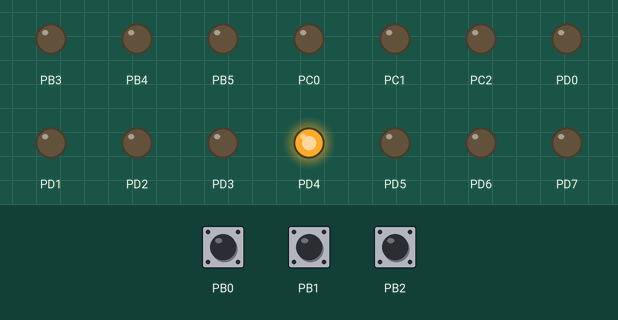
This program was run on a simulated ATmega328P, built with avr-gcc and emulated at 1 MHz. On the bench: output pins drawn as LEDs (lit = HIGH). Dashed ring = blinking. The inputs (shaded band) are chosen by the test bench; at power-on: PB0 HIGH, PB1 HIGH, PB2 HIGH.

Above: at 1.2 s.
1.3 s: PB0 pulled LOW for 0.15 s
At 1.6 s:
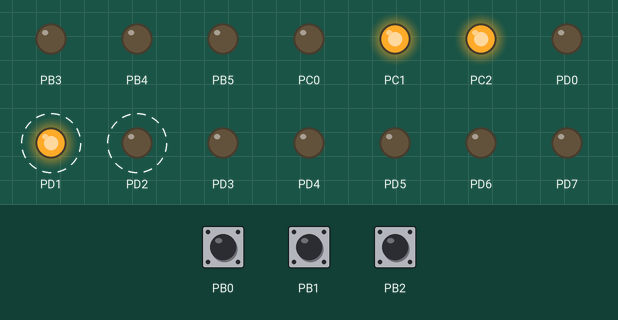
4.3 s: PB1 pulled LOW for 0.15 s
At 4.9 s:
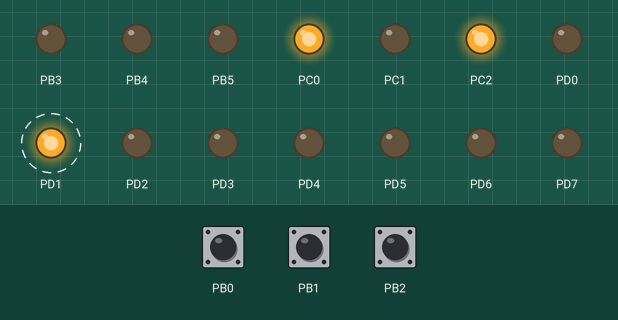
7.3 s: PB2 pulled LOW for 0.15 s
At 8.22 s:
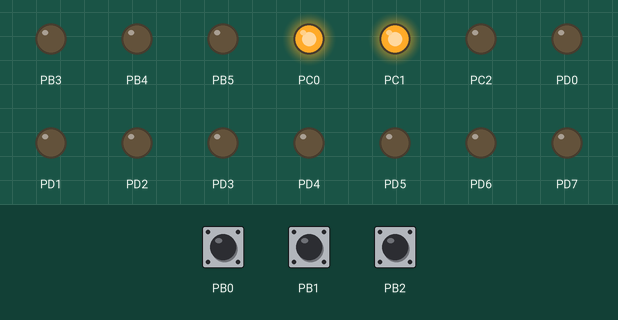
10.3 s: PB0 pulled LOW for 1 s
At 11.16 s:
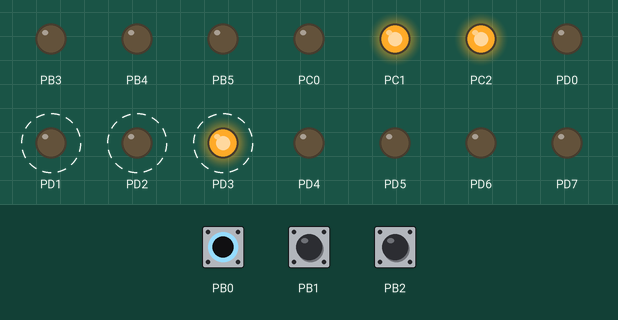
13.3 s: PB1 pulled LOW for 1 s
At 14.26 s:
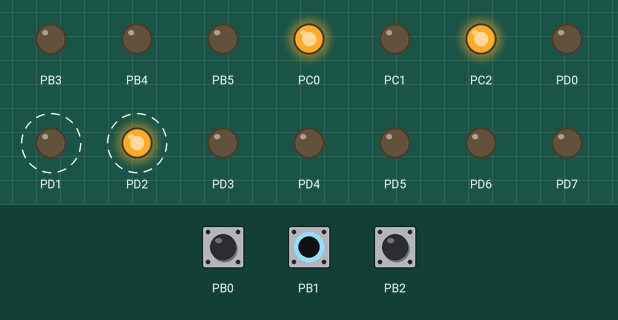
17.3 s: PB2 pulled LOW for 1 s
At 17.43 s:
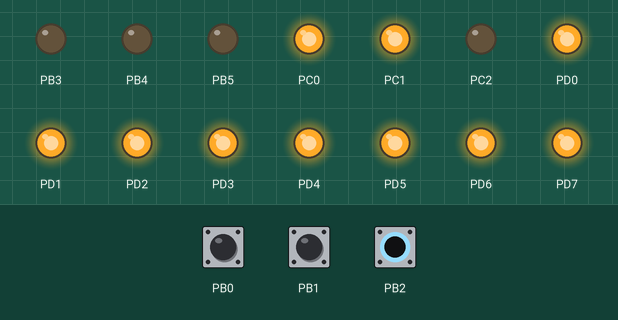
Timing chart, 0 to 21.3 s (numbered marks = the images above; inputs shaded):
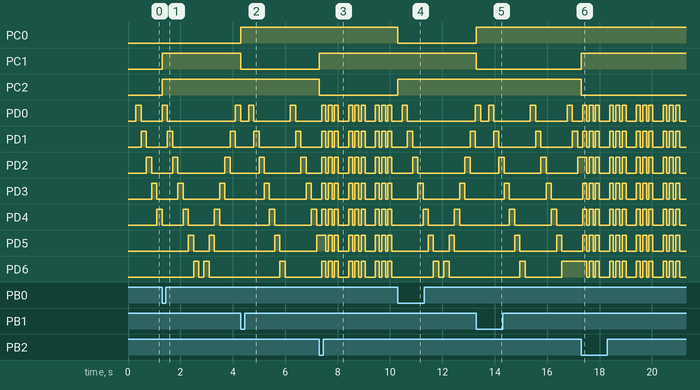

The program:

Practica4_interrup_328.c
```c
/*
 * Practica4_interrup_328.c
 *
 * Created: 29/03/2023 10:23:52 p.m.
 *  Author: Alan
 */


#define F_CPU 1000000UL
#define WAIT_LED 200
#define LEDS_PORT PORTD
#define LEDS_DDR DDRD

#define SEQUENCE1 0
#define SEQUENCE2 1
#define SEQUENCE3 2

#define INT0_  0b00000110
#define INT1_  0b00000101
#define INT2_  0b00000011

#include <avr/io.h>
#include <avr/interrupt.h>
#include <util/delay.h>

////////////////////////////////////////////////////////////////////////////////
//---------------------------funciones prototipo--------------------------------
void LedSequence1();
void LedSequence2();
void LedSequence3();

////////////////////////////////////////////////////////////////////////////////
//------------------------Declaración de variables globales---------------------

uint8_t output = 0x01;
uint8_t	sequencePointer = SEQUENCE2;

////////////////////////////////////////////////////////////////////////////////
//---------------------------Vectores de interrupción-------------------------
ISR(PCINT0_vect){
	//PORTC = PINB&0b00000111;
	switch(PINB&0b00000111)
	{
		case INT0_:
		PORTC = PINB;
		sequencePointer = SEQUENCE1;
		break;

		case INT1_:
		PORTC = PINB;
		sequencePointer = SEQUENCE2;
		break;

		case INT2_:
		PORTC = PINB;
		sequencePointer = SEQUENCE3;
		break;

		default:
		break;
	}
}

////////////////////////////////////////////////////////////////////////////////


void ConfigIO()
{
	cli();
	LEDS_DDR = 0xFF;//SALIDAS PARA LEDS
	LEDS_PORT = 0X00;// VALOR INICIAL

	DDRC = 0xff;
	PORTC =0x00;
	DDRB = 0B11111000; //INTERRUPCIONES
	PORTB = 0B00000111;//PULLUP ENABLE

	//-----------CONFIGURAR INTERRUPCIONES---------
	PCICR|=(1<<PCIE0); //ACTIVA PCINT0
	PCMSK0 |= (1<<PCINT0)|(1<<PCINT1)|(1<<PCINT2);
	sei();
}


int main(void)
{
	ConfigIO(); //CONFIGURAR ENTRADAS Y SALIDAS

	/* Replace with your application code */
	while (1)
	{
		switch(sequencePointer)
		{
			case SEQUENCE1:
			LedSequence1();
			break;

			case SEQUENCE2:
			LedSequence2();
			break;

			case SEQUENCE3:
			LedSequence3();
			break;

			default:
			//LedSequence2();
			break;
		}
	}
}


////////////////////////////////////////////////////////////////////////////////
//--------------------------program's functions------------------------------

void LedSequence1()
{
	output = 0x01;
	LEDS_PORT = output;
	for(uint8_t j=0; j<7; j++)
	{
		if(sequencePointer!= SEQUENCE1) // go out if interrupt has occurred
		return;

		_delay_ms(WAIT_LED);
		output = (output<<1);
		LEDS_PORT = output;
	}

	for(uint8_t j=0; j<7; j++)
	{
		if(sequencePointer!= SEQUENCE1) // go out if interrupt has occurred
			return;

		_delay_ms(WAIT_LED);
		output = (output>>1);
		LEDS_PORT = output;
	}
	return;
}
//--------------------------------------------------------------------------------

void LedSequence2()
{
	uint8_t varAux = 0x00;
	output = 0X00;
	LEDS_PORT = output;
	_delay_ms(300);
	for(uint8_t j = 8; j>0; j--)
	{
		varAux = 0x01;
		for(uint8_t k = 0; k<j; k++)
		{
			if(sequencePointer!= SEQUENCE2) // go out if interrupt has occurred
				return;
			varAux=(1<<k);
			LEDS_PORT=output|varAux;
			_delay_ms(200);
		}
		output |= varAux;
		LEDS_PORT = output;
	}
	_delay_ms(WAIT_LED);
}

void LedSequence3()
{
	for(uint8_t i = 0; i<3; i++)
	{
			output = 0xff;
			LEDS_PORT = output;
			_delay_ms(150);
			output = 0x00;
			LEDS_PORT = output;
			_delay_ms(90);
	}
	_delay_ms(300);
}
```

Measured:
- after the input at 1.3 s, PC1, PC2: LOW → HIGH at once; PD1: alternates HIGH for 0.20 s and LOW for 2.2 s, starting after 0.20 s; PD2: alternates HIGH for 0.20 s and LOW for 1.8 s, starting after 0.40 s; PD5: alternates HIGH for 0.20 s and LOW for 0.60 s, starting after 1.0 s; PD7: LOW → HIGH after 1.4 s instead of 0.40 s
- after the input at 4.3 s, PC0: LOW → HIGH at once; PC1: HIGH → LOW at once; PD4: alternates HIGH for 0.20 s and LOW for 1.4 s, starting after 1.1 s
- after the input at 7.3 s, PC1: LOW → HIGH at once; PC2: HIGH → LOW at once; PD7: HIGH → LOW after 0.25 s, then repeats every 1.0 s: HIGH 0.15 s, LOW 0.09 s, HIGH 0.15 s, LOW 0.39 s, HIGH 0.15 s, LOW 0.09 s
- after the input at 10.3 s, PC0: HIGH → LOW at once; PC2: LOW → HIGH at once
- after the input at 13.3 s, PC0: LOW → HIGH at once; PC1: HIGH → LOW at once
- after the input at 17.3 s, PC1: LOW → HIGH at once; PC2: HIGH → LOW at once
- by itself, PD0, PD3: repeats every 1.0 s: 2 × (LOW 0.09 s, HIGH 0.15 s), LOW 0.39 s, HIGH 0.15 s
- by itself, PD6: repeats every 1.0 s: HIGH 0.15 s, LOW 0.09 s, HIGH 0.15 s, LOW 0.39 s, HIGH 0.15 s, LOW 0.09 s
